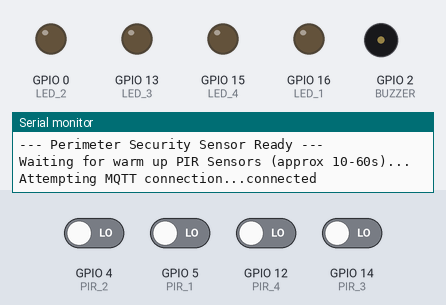
The sketch below on a simulated ESP8266 (NodeMCU). Shown: output pins drawn as LEDs (lit = HIGH), buzzer (waves = sounding, pin HIGH), the last lines printed to the serial monitor. The inputs (shaded band) are chosen by the test bench; at power-on: GPIO 4 (PIR_2), GPIO 5 (PIR_1), GPIO 12 (PIR_4), GPIO 14 (PIR_3) LOW. WiFi joins after 1.5 s; servers stay silent unless stated; random numbers use the default seed unless the sketch sets one; no MQTT or app messages arrive unless stated.

Above: at 12.7 s.
12.8 s: GPIO 4 (PIR_2) driven HIGH
At 13.4 s:
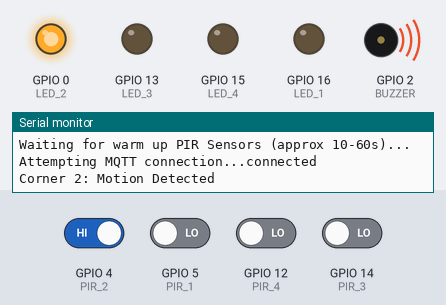
14.3 s: GPIO 5 (PIR_1) driven HIGH
At 14.8 s:
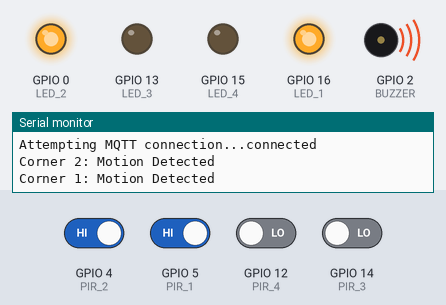
15.8 s: GPIO 12 (PIR_4) driven HIGH
At 16.1 s:
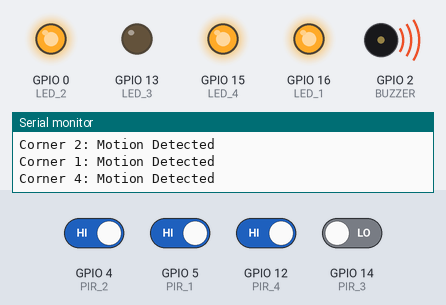
17.3 s: GPIO 14 (PIR_3) driven HIGH
At 18.5 s:
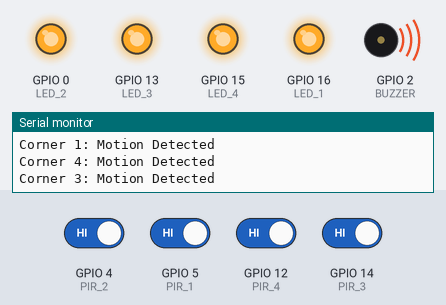
18.8 s: GPIO 4 (PIR_2) driven LOW
At 20.0 s:
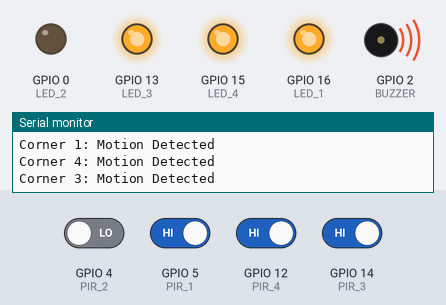
20.3 s: GPIO 5 (PIR_1) driven LOW
At 20.7 s:
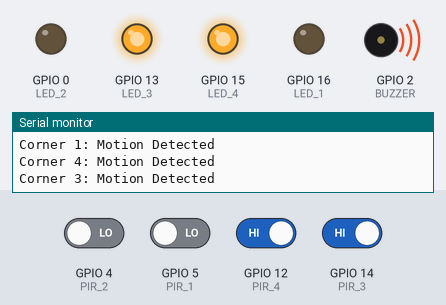
Timing chart, 0 to 22.8 s (numbered marks = the images above; inputs shaded):
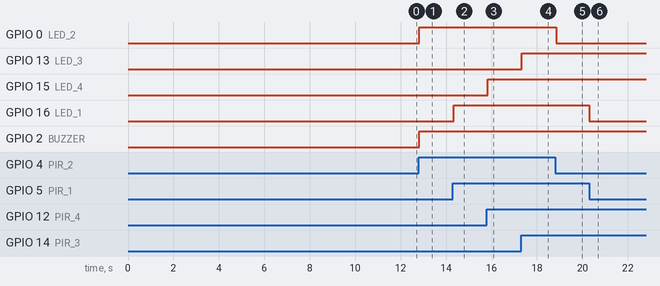

The sketch:

detect_wall.ino
```cpp
#include <ESP8266WiFi.h>
#include <PubSubClient.h>

// --- กำหนดค่า Wi-Fi และ MQTT Broker ---
const char* ssid = "tanapark_104";
const char* password = "00104even";
const char* mqtt_server = "192.168.1.9";

WiFiClient espClient;
PubSubClient client(espClient);

// --- กำหนดขาพินสำหรับเซนเซอร์ PIR (Input) ---
#define PIR_1 5  // D1
#define PIR_2 4  // D2
#define PIR_3 14 // D5
#define PIR_4 12 // D6

// --- กำหนดขาพินสำหรับ LED แสดงสถานะ และ Buzzer (Output) ---
#define LED_1 16 // D0
#define LED_2 0  // D3
#define LED_3 13 // D7
#define LED_4 15 // D8
#define BUZZER 2 // D4

// ตัวแปรเก็บสถานะเดิม
int lastStatusPIR1 = LOW;
int lastStatusPIR2 = LOW;
int lastStatusPIR3 = LOW;
int lastStatusPIR4 = LOW;

void setup_wifi() {
  delay(10);
  Serial.println();
  Serial.print("Connecting to ");
  Serial.println(ssid);

  WiFi.begin(ssid, password);

  while (WiFi.status() != WL_CONNECTED) {
    delay(500);
    Serial.print(".");
  }

  Serial.println("");
  Serial.println("WiFi connected");
  Serial.println("IP address: ");
  Serial.println(WiFi.localIP());
}

void reconnect() {
  while (!client.connected()) {
    Serial.print("Attempting MQTT connection...");
    String clientId = "ESP8266Client-";
    clientId += String(random(0xffff), HEX);

    if (client.connect(clientId.c_str())) {
      Serial.println("connected");
    } else {
      Serial.print("failed, rc=");
      Serial.print(client.state());
      Serial.println(" try again in 5 seconds");
      delay(5000);
    }
  }
}

void setup() {
  Serial.begin(115200);

  // ตั้งค่าขา PIR (Input)
  pinMode(PIR_1, INPUT);
  pinMode(PIR_2, INPUT);
  pinMode(PIR_3, INPUT);
  pinMode(PIR_4, INPUT);

  // ตั้งค่าขา LED & Buzzer (Output)
  pinMode(LED_1, OUTPUT);
  pinMode(LED_2, OUTPUT);
  pinMode(LED_3, OUTPUT);
  pinMode(LED_4, OUTPUT);
  pinMode(BUZZER, OUTPUT);

  // ปิดไฟและเสียงเริ่มต้น
  digitalWrite(LED_1, LOW);
  digitalWrite(LED_2, LOW);
  digitalWrite(LED_3, LOW);
  digitalWrite(LED_4, LOW);
  digitalWrite(BUZZER, LOW);

  setup_wifi();
  client.setServer(mqtt_server, 1883);

  Serial.println("--- Perimeter Security Sensor Ready ---");
  Serial.println("Waiting for warm up PIR Sensors (approx 10-60s)...");
  delay(10000);
}

void loop() {
  if (!client.connected()) {
    reconnect();
  }
  client.loop();

  // อ่านค่าดิจิทัลจากเซนเซอร์แต่ละตัว
  int statusPIR1 = digitalRead(PIR_1);
  int statusPIR2 = digitalRead(PIR_2);
  int statusPIR3 = digitalRead(PIR_3);
  int statusPIR4 = digitalRead(PIR_4);

  // ตรวจสอบและส่งค่าโซน 1
  if (statusPIR1 != lastStatusPIR1) {
    lastStatusPIR1 = statusPIR1;
    if (statusPIR1 == HIGH) {
      digitalWrite(LED_1, HIGH);
      client.publish("security/corner1", "1");
      Serial.println("Corner 1: Motion Detected");
    } else {
      digitalWrite(LED_1, LOW);
      client.publish("security/corner1", "0");
    }
  }

  // ตรวจสอบและส่งค่าโซน 2
  if (statusPIR2 != lastStatusPIR2) {
    lastStatusPIR2 = statusPIR2;
    if (statusPIR2 == HIGH) {
      digitalWrite(LED_2, HIGH);
      client.publish("security/corner2", "1");
      Serial.println("Corner 2: Motion Detected");
    } else {
      digitalWrite(LED_2, LOW);
      client.publish("security/corner2", "0");
    }
  }

  // ตรวจสอบและส่งค่าโซน 3
  if (statusPIR3 != lastStatusPIR3) {
    lastStatusPIR3 = statusPIR3;
    if (statusPIR3 == HIGH) {
      digitalWrite(LED_3, HIGH);
      client.publish("security/corner3", "1");
      Serial.println("Corner 3: Motion Detected");
    } else {
      digitalWrite(LED_3, LOW);
      client.publish("security/corner3", "0");
    }
  }

  // ตรวจสอบและส่งค่าโซน 4
  if (statusPIR4 != lastStatusPIR4) {
    lastStatusPIR4 = statusPIR4;
    if (statusPIR4 == HIGH) {
      digitalWrite(LED_4, HIGH);
      client.publish("security/corner4", "1");
      Serial.println("Corner 4: Motion Detected");
    } else {
      digitalWrite(LED_4, LOW);
      client.publish("security/corner4", "0");
    }
  }

  // ส่งเสียง Buzzer เมื่อมีโซนใดโซนหนึ่งตรวจพบวัตถุ
  if (statusPIR1 == HIGH || statusPIR2 == HIGH || statusPIR3 == HIGH || statusPIR4 == HIGH) {
    digitalWrite(BUZZER, HIGH);
  } else {
    digitalWrite(BUZZER, LOW);
  }

  delay(50);
}
```

Measured:
- after the input at 12.8 s, GPIO 0 (LED_2), GPIO 2 (BUZZER): LOW → HIGH at once
- after the input at 14.3 s, GPIO 16 (LED_1): LOW → HIGH at once
- after the input at 15.8 s, GPIO 15 (LED_4): LOW → HIGH at once
- after the input at 17.3 s, GPIO 13 (LED_3): LOW → HIGH at once
- after the input at 18.8 s, GPIO 0 (LED_2): HIGH → LOW after 0.05 s
- after the input at 20.3 s, GPIO 16 (LED_1): HIGH → LOW at once
